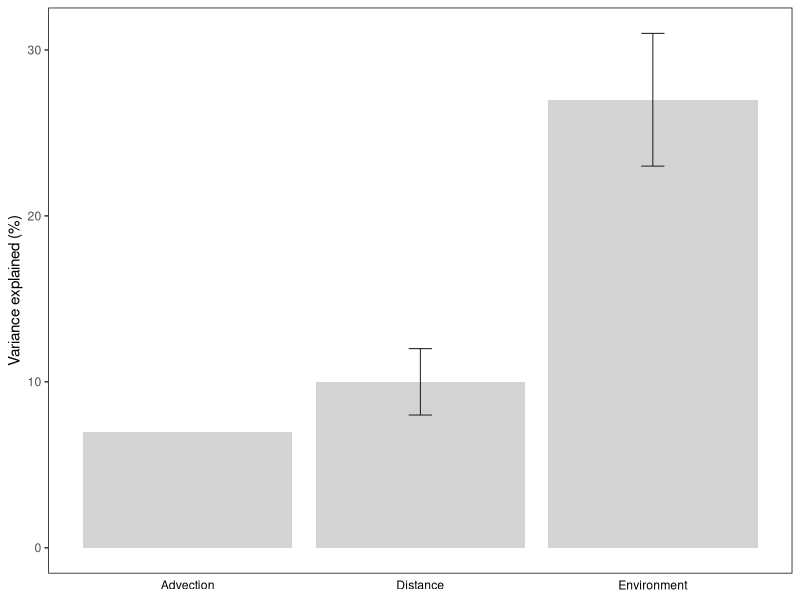

This chart was generated by the following R code:
#load ggplot2
library(ggplot2)

#the data
d <- data.frame(effect=c("Advection", "Distance", "Environment"), size=c(7, 10, 27), errormin=c(NA, 8, 23), errormax=c(NA, 12, 31))

#the plot
p <- ggplot(d, aes(x=effect, y=size))
p <- p + geom_bar(stat="identity", fill=c("lightgray"))
p <- p + geom_errorbar(aes(ymin=errormin, ymax=errormax), size = 0.3, width = 0.1)
p <- p + theme(panel.grid.major=element_blank(), panel.grid.minor = element_blank(), panel.background=element_blank())
p <- p + theme(panel.border=element_rect(fill=NA))
p <- p + theme(axis.title.x=element_blank())
p <- p + theme(axis.text.x = element_text(color="black"))
p <- p + theme(axis.ticks.x = element_blank())
p <- p + ylab("Variance explained (%)")
p <- p + scale_fill_brewer(palette = "Set1")

#output to png
ggsave("./biogeographybarchart.png", p, width=5, height=3, dpi=1200)
